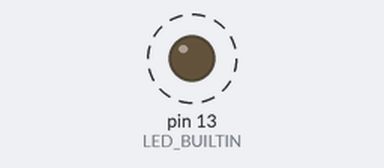
The sketch below on a simulated Arduino Mega 2560, built with avr-gcc and run on an emulated ATmega2560. On the bench: output pins drawn as LEDs (lit = HIGH). Dashed ring = blinking.

Above: at 0.3 s.
Timing chart, 0 to 3.0 s (numbered marks = the images above):
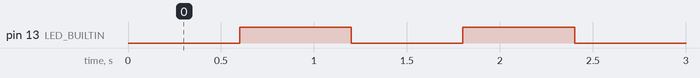

The sketch:

board1_Astar328PB.ino
```cpp
bool            m_StatusLED_On = false;
unsigned long   m_StatusLED_BlinkTimestamp;

void setup()
{
  pinMode (LED_BUILTIN, OUTPUT);

  Serial.begin (9600);
  Serial1.begin (9600);

  m_StatusLED_BlinkTimestamp = millis ();
}

void loop()
{
  bool requireBlink = false;

  if (Serial.available () > 0)
  {
    byte character = Serial.read();
    Serial1.write (character);
    requireBlink = true;
  }

  if (Serial1.available () > 0)
  {
    byte character = Serial1.read();
    Serial.write (character);
    requireBlink = true;
  }

  if (millis () - m_StatusLED_BlinkTimestamp > 500
  ||  requireBlink)
    Blink ();

  delay (100);
}

void Blink ()
{
  m_StatusLED_BlinkTimestamp = millis ();
  m_StatusLED_On = !m_StatusLED_On;
  digitalWrite (LED_BUILTIN, m_StatusLED_On);
}
```

Measured:
- by itself, pin 13 (LED_BUILTIN): alternates HIGH for 0.60 s and LOW for 0.60 s
- by itself, everything shown: repeats every 2.3 s, in 4 steps
